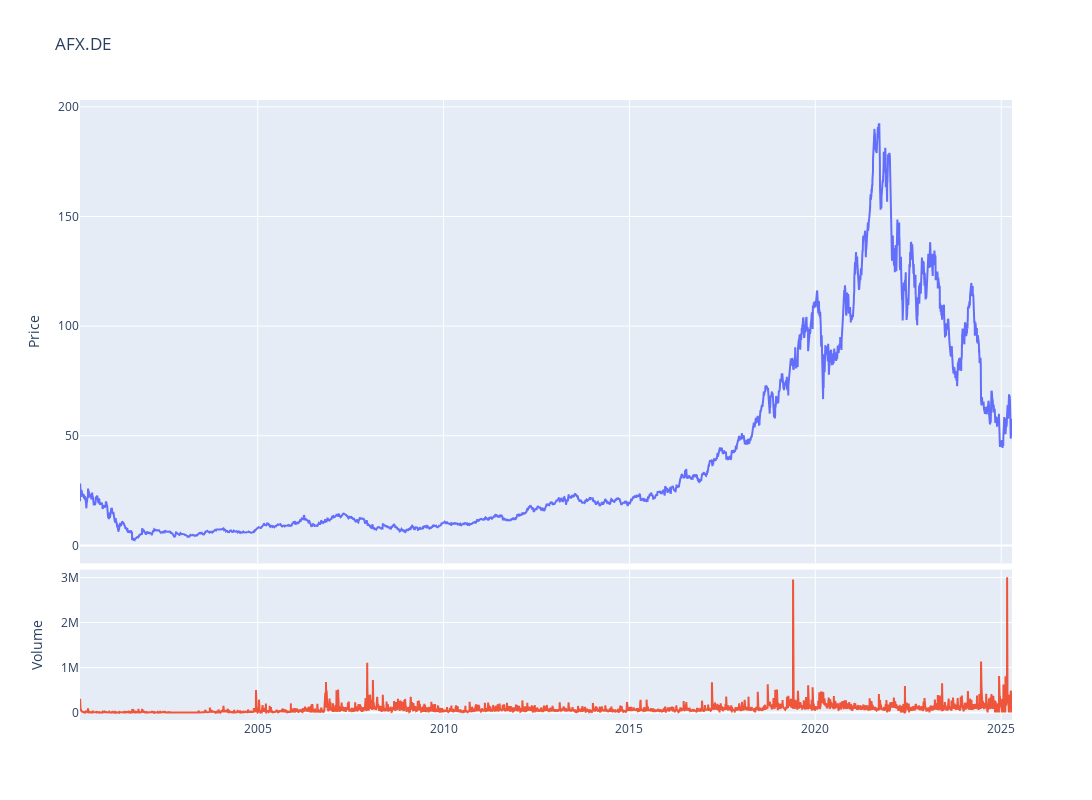

Write notebook code for a chart like this one.
### Code cell
fig = make_subplots(rows=4, cols=1,shared_xaxes=True,vertical_spacing=0.01,specs=[[{'rowspan':3,'colspan':1}],[None],[None],[{'rowspan':1,'colspan':1}]])

# Graph (1,1)
fig.add_trace(go.Scatter(x=stock_ticker.index,y=stock_ticker['Adj Close'],mode="lines",name=f"{ticker}"),row=1, col=1)
# Update xaxis properties
fig.update_yaxes(title_text="Price", row=1, col=1)

# Graph (4,1)
fig.add_trace(go.Scatter(x=stock_ticker.index,y=stock_ticker['Volume'],mode="lines",name='Volume'),row=4, col=1)
fig.update_yaxes(title_text="Volume", row=4, col=1)

fig.update_layout(height=800, width=1300,showlegend=False,title=f"{ticker}")

fig.show()

### Figure 1 — Plotly figure (JSON) as saved in the notebook; plotly's stock layout.template omitted (floating-point values rounded to 4 significant figures; data arrays with more than 128 entries replaced by an {"elided": "..."} marker saying what was removed)
{"data": [{"mode": "lines", "name": "AFX.DE", "type": "scatter", "x": {"elided": "6410 str values"}, "xaxis": "x", "y": {"elided": "6410 float values"}, "yaxis": "y"}, {"mode": "lines", "name": "Volume", "type": "scatter", "x": {"elided": "6410 str values"}, "xaxis": "x2", "y": {"elided": "6410 int values"}, "yaxis": "y2"}], "layout": {"height": 800, "showlegend": false, "title": {"text": "AFX.DE"}, "width": 1300, "xaxis": {"anchor": "y", "domain": [0, 1], "matches": "x2", "showticklabels": false}, "xaxis2": {"anchor": "y2", "domain": [0, 1]}, "yaxis": {"anchor": "x", "domain": [0.2525, 1], "title": {"text": "Price"}}, "yaxis2": {"anchor": "x2", "domain": [0, 0.2425], "title": {"text": "Volume"}}}}
